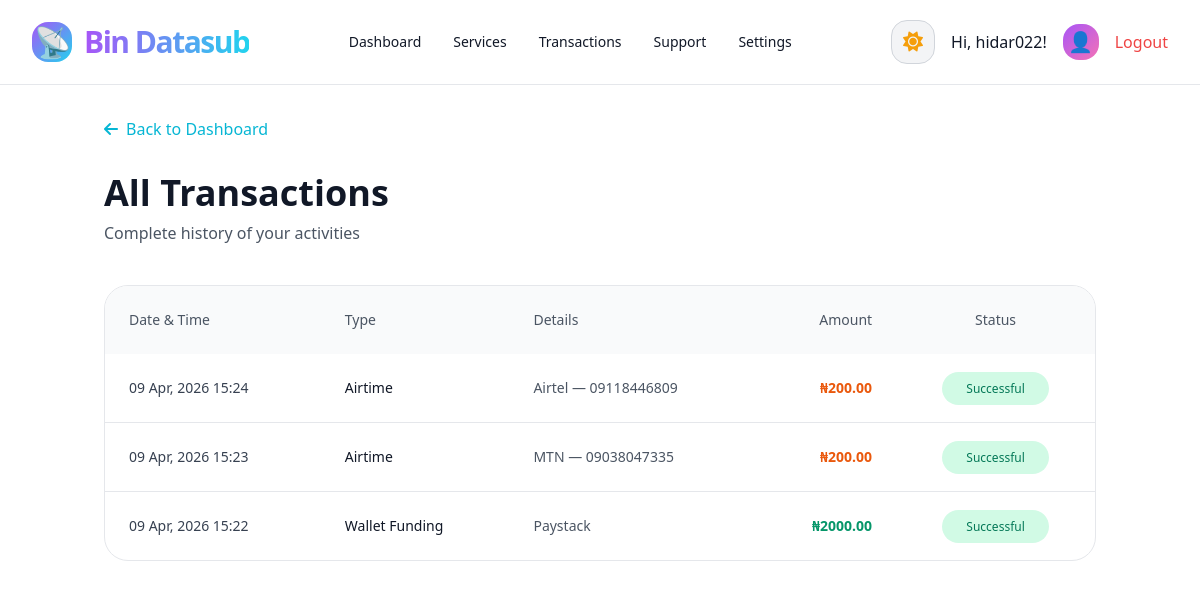
Before: /transactions/ (signed in) with the older database file.
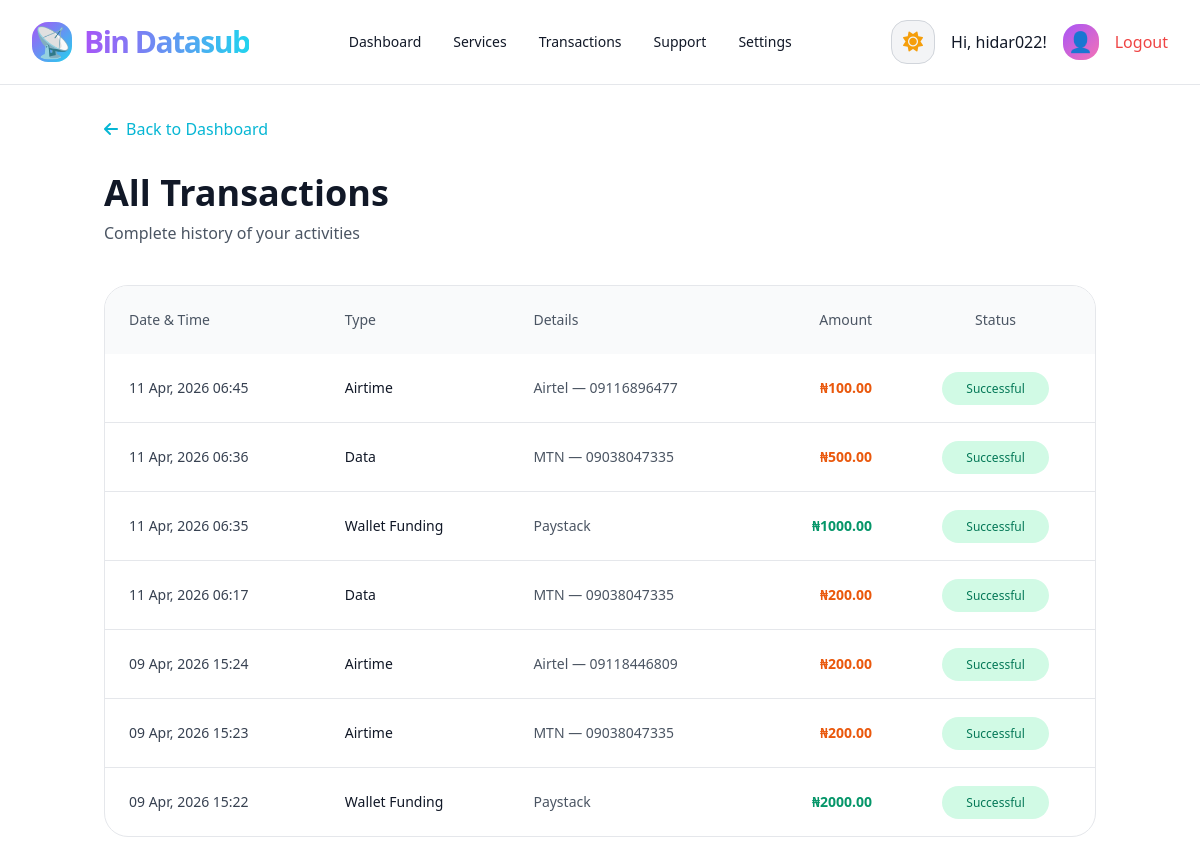
After: the same page with the newer database file.
### vtuapp/models.py (models this page shows, shortened)
class Transaction(models.Model):
    user = models.ForeignKey(User, on_delete=models.CASCADE)
    transaction_type = models.CharField(max_length=50) # Airtime, Data, etc.
    amount = models.DecimalField(max_digits=10, decimal_places=2)
    provider = models.CharField(max_length=100, blank=True)
    phone_or_meter = models.CharField(max_length=50, blank=True)
    status = models.CharField(max_length=20, default='Successful')
    timestamp = models.DateTimeField(auto_now_add=True)

### vtuapp/views.py (the view)
# urls.py: path('transactions/', views.transactions_history, name='transactions'),
@login_required
def transactions_history(request):
    transactions = Transaction.objects.filter(user=request.user).order_by('-timestamp')
    return render(request, 'vtuapp/transactions.html', {'transactions': transactions})

### vtuapp/templates/vtuapp/transactions.html (shortened to what this page needs)
{% extends 'vtuapp/base.html' %}
{% block content %}
<div class="max-w-5xl mx-auto px-4 py-8">
    <a href="{% url 'dashboard' %}" class="inline-flex items-center gap-2 text-cyan-500 hover:text-cyan-600 mb-8">
        <i class="fas fa-arrow-left"></i> Back to Dashboard
    </a>
    <h1 class="text-4xl font-bold text-gray-900 dark:text-white mb-2">All Transactions</h1>
    <p class="text-gray-600 dark:text-cyan-300">Complete history of your activities</p>
    <div class="mt-10 bg-white dark:bg-[#12123a] border border-gray-200 dark:border-gray-700 rounded-3xl overflow-hidden">
        {% if transactions %}
        <div class="overflow-x-auto">
            <table class="w-full text-sm">
                <thead class="bg-gray-50 dark:bg-[#1a174a]">
                    <tr>
                        <th class="text-left p-6 font-medium text-gray-600 dark:text-gray-400">Date & Time</th>
                        <th class="text-left p-6 font-medium text-gray-600 dark:text-gray-400">Type</th>
                        <th class="text-left p-6 font-medium text-gray-600 dark:text-gray-400">Details</th>
                        <th class="text-right p-6 font-medium text-gray-600 dark:text-gray-400">Amount</th>
                        <th class="text-center p-6 font-medium text-gray-600 dark:text-gray-400">Status</th>
                    </tr>
                </thead>
                <tbody class="divide-y divide-gray-200 dark:divide-gray-800">
                    {% for tx in transactions %}
                    <tr class="hover:bg-gray-50 dark:hover:bg-[#1f1d4a] transition-colors">
                        <td class="p-6 text-gray-700 dark:text-gray-300">{{ tx.timestamp|date:"d M, Y H:i" }}</td>
                        <td class="p-6 font-medium text-gray-900 dark:text-white">{{ tx.transaction_type }}</td>
                        <td class="p-6 text-gray-600 dark:text-gray-400">
                            {{ tx.provider }} {% if tx.phone_or_meter %}— {{ tx.phone_or_meter }}{% endif %}
                        </td>
                        <td class="p-6 text-right font-semibold
                            {% if 'Funding' in tx.transaction_type %}text-emerald-600 dark:text-emerald-400{% else %}text-orange-600 dark:text-orange-400{% endif %}">
                            ₦{{ tx.amount|floatformat:2 }}
                        </td>
                        <td class="p-6 text-center">
                            <span class="bg-emerald-100 dark:bg-emerald-500/20 text-emerald-700 dark:text-emerald-400 px-6 py-2 rounded-3xl text-xs font-medium">
                                Successful
                            </span>
                        </td>
                    </tr>
                    {% endfor %}
                </tbody>
            </table>
        </div>
        {% else %}
        <div class="p-20 text-center text-gray-500 dark:text-gray-400">
            <i class="fas fa-receipt text-6xl mb-6 opacity-50"></i>
            <p class="text-xl">No transactions yet</p>
            <p class="mt-2">Your transaction history will appear here</p>
        </div>
        {% endif %}
    </div>
</div>
{% endblock %}

### vtuapp/templates/vtuapp/base.html (shortened to what this page needs)
<!DOCTYPE html>
<html lang="en">
<head>
    {% load static %}
    <script src="https://cdn.tailwindcss.com"></script>
    <link rel="stylesheet" href="https://cdnjs.cloudflare.com/ajax/libs/font-awesome/6.5.1/css/all.min.css">
</head>
<body class="bg-white dark:bg-[#0a0a2e] text-gray-900 dark:text-white min-h-screen font-sans transition-colors">
    <nav class="bg-white dark:bg-[#120f2e]/95 border-b border-gray-200 dark:border-purple-500/30 backdrop-blur-lg sticky top-0 z-50">
        <div class="max-w-screen-2xl mx-auto px-4 md:px-8 py-5">
            <div class="flex items-center justify-between">
                <div class="flex items-center gap-3">
                    <div class="w-10 h-10 bg-gradient-to-br from-purple-500 to-cyan-400 rounded-2xl flex items-center justify-center text-3xl">📡</div>
                    <span class="text-3xl font-bold tracking-tighter header-glow">Bin Datasub</span>
                </div>
                <div class="hidden md:flex items-center gap-8 text-sm font-medium">
                    {% if user.is_authenticated %}
                        <a href="{% url 'dashboard' %}" class="hover:text-cyan-500 transition-colors">Dashboard</a>
                        <a href="{% url 'services' %}" class="hover:text-cyan-500 transition-colors">Services</a>
                        <a href="{% url 'transactions' %}" class="hover:text-cyan-500 transition-colors">Transactions</a>
                        <a href="{% url 'support' %}" class="hover:text-cyan-500 transition-colors">Support</a>
                        <a href="{% url 'settings' %}" class="hover:text-cyan-500 transition-colors">Settings</a>
                    {% else %}
                        <a href="{% url 'index' %}" class="hover:text-cyan-500 transition-colors">Home</a>
                        <a href="{% url 'services' %}" class="hover:text-cyan-500 transition-colors">Services</a>
                        <a href="{% url 'support' %}" class="hover:text-cyan-500 transition-colors">Support</a>
                    {% endif %}
                </div>
                <div class="flex items-center gap-4">
                    <button id="theme-toggle"
                            class="w-11 h-11 flex items-center justify-center rounded-2xl bg-gray-100 dark:bg-[#1a174a] border border-gray-300 dark:border-purple-500/40 hover:border-cyan-400 transition-all">
                        <i id="theme-icon" class="fas fa-sun text-xl text-amber-500 dark:text-cyan-400"></i>
                    </button>
                    {% if user.is_authenticated %}
                        <span class="hidden sm:inline font-medium">Hi, {{ request.user.username }}!</span>
                        <div class="w-9 h-9 bg-gradient-to-br from-purple-500 to-pink-400 rounded-2xl flex items-center justify-center text-xl">👤</div>
                        <a href="{% url 'logout' %}" class="text-red-500 hover:text-red-600 font-medium">Logout</a>
                    {% endif %}
                </div>
            </div>
        </div>
    </nav>
    {% block content %}
    {% endblock %}
</body>
</html>

### vtuapp/templates/vtuapp/base.html (style rules this page uses)
.header-glow { background: linear-gradient(90deg, #a855f7, #22d3ee); -webkit-background-clip: text; -webkit-text-fill-color: transparent; }

Changed rows visible on the page:
added Transaction: timestamp "11 Apr, 2026 06:45", transaction_type "Airtime", provider "Airtel", phone_or_meter "09116896477", amount "100.00"
added Transaction: timestamp "11 Apr, 2026 06:36", transaction_type "Data", provider "MTN", phone_or_meter "09038047335", amount "500.00"
added Transaction: timestamp "11 Apr, 2026 06:35", transaction_type "Wallet Funding", provider "Paystack", amount "1000.00"
added Transaction: timestamp "11 Apr, 2026 06:17", transaction_type "Data", provider "MTN", phone_or_meter "09038047335", amount "200.00"
